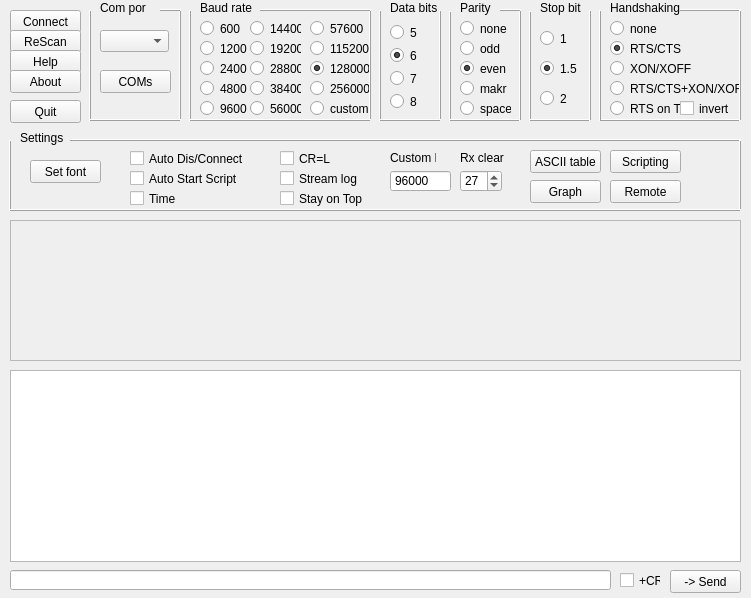
<?xml version="1.0" encoding="UTF-8"?>
<ui version="4.0">
 <class>MainWindow</class>
 <widget class="QMainWindow" name="MainWindow">
  <property name="geometry">
   <rect>
    <x>0</x>
    <y>0</y>
    <width>751</width>
    <height>598</height>
   </rect>
  </property>
  <property name="windowTitle">
   <string>MainWindow</string>
  </property>
  <widget class="QWidget" name="centralWidget">
   <widget class="QRadioButton" name="radioButton">
    <property name="geometry">
     <rect>
      <x>200</x>
      <y>20</y>
      <width>41</width>
      <height>17</height>
     </rect>
    </property>
    <property name="text">
     <string>600</string>
    </property>
    <attribute name="buttonGroup">
     <string notr="true">buttonGroup</string>
    </attribute>
   </widget>
   <widget class="QRadioButton" name="radioButton_2">
    <property name="geometry">
     <rect>
      <x>200</x>
      <y>40</y>
      <width>51</width>
      <height>17</height>
     </rect>
    </property>
    <property name="text">
     <string>1200</string>
    </property>
    <attribute name="buttonGroup">
     <string notr="true">buttonGroup</string>
    </attribute>
   </widget>
   <widget class="QRadioButton" name="radioButton_4">
    <property name="geometry">
     <rect>
      <x>200</x>
      <y>80</y>
      <width>51</width>
      <height>17</height>
     </rect>
    </property>
    <property name="text">
     <string>4800</string>
    </property>
    <attribute name="buttonGroup">
     <string notr="true">buttonGroup</string>
    </attribute>
   </widget>
   <widget class="QRadioButton" name="radioButton_5">
    <property name="geometry">
     <rect>
      <x>200</x>
      <y>100</y>
      <width>51</width>
      <height>17</height>
     </rect>
    </property>
    <property name="text">
     <string>9600</string>
    </property>
    <property name="checked">
     <bool>false</bool>
    </property>
    <attribute name="buttonGroup">
     <string notr="true">buttonGroup</string>
    </attribute>
   </widget>
   <widget class="QRadioButton" name="radioButton_3">
    <property name="geometry">
     <rect>
      <x>200</x>
      <y>60</y>
      <width>51</width>
      <height>17</height>
     </rect>
    </property>
    <property name="text">
     <string>2400</string>
    </property>
    <attribute name="buttonGroup">
     <string notr="true">buttonGroup</string>
    </attribute>
   </widget>
   <widget class="QRadioButton" name="radioButton_8">
    <property name="geometry">
     <rect>
      <x>250</x>
      <y>60</y>
      <width>51</width>
      <height>17</height>
     </rect>
    </property>
    <property name="text">
     <string>28800</string>
    </property>
    <attribute name="buttonGroup">
     <string notr="true">buttonGroup</string>
    </attribute>
   </widget>
   <widget class="QRadioButton" name="radioButton_6">
    <property name="geometry">
     <rect>
      <x>250</x>
      <y>20</y>
      <width>51</width>
      <height>17</height>
     </rect>
    </property>
    <property name="text">
     <string>14400</string>
    </property>
    <attribute name="buttonGroup">
     <string notr="true">buttonGroup</string>
    </attribute>
   </widget>
   <widget class="QRadioButton" name="radioButton_9">
    <property name="geometry">
     <rect>
      <x>250</x>
      <y>80</y>
      <width>51</width>
      <height>17</height>
     </rect>
    </property>
    <property name="text">
     <string>38400</string>
    </property>
    <attribute name="buttonGroup">
     <string notr="true">buttonGroup</string>
    </attribute>
   </widget>
   <widget class="QRadioButton" name="radioButton_10">
    <property name="geometry">
     <rect>
      <x>250</x>
      <y>100</y>
      <width>51</width>
      <height>17</height>
     </rect>
    </property>
    <property name="focusPolicy">
     <enum>Qt::StrongFocus</enum>
    </property>
    <property name="text">
     <string>56000</string>
    </property>
    <attribute name="buttonGroup">
     <string notr="true">buttonGroup</string>
    </attribute>
   </widget>
   <widget class="QRadioButton" name="radioButton_7">
    <property name="geometry">
     <rect>
      <x>250</x>
      <y>40</y>
      <width>51</width>
      <height>17</height>
     </rect>
    </property>
    <property name="text">
     <string>19200</string>
    </property>
    <attribute name="buttonGroup">
     <string notr="true">buttonGroup</string>
    </attribute>
   </widget>
   <widget class="QRadioButton" name="radioButton_11">
    <property name="geometry">
     <rect>
      <x>310</x>
      <y>20</y>
      <width>61</width>
      <height>17</height>
     </rect>
    </property>
    <property name="text">
     <string>57600</string>
    </property>
    <attribute name="buttonGroup">
     <string notr="true">buttonGroup</string>
    </attribute>
   </widget>
   <widget class="QRadioButton" name="radioButton_15">
    <property name="geometry">
     <rect>
      <x>310</x>
      <y>100</y>
      <width>61</width>
      <height>17</height>
     </rect>
    </property>
    <property name="text">
     <string>custom</string>
    </property>
    <property name="checked">
     <bool>false</bool>
    </property>
    <attribute name="buttonGroup">
     <string notr="true">buttonGroup</string>
    </attribute>
   </widget>
   <widget class="QRadioButton" name="radioButton_12">
    <property name="geometry">
     <rect>
      <x>310</x>
      <y>40</y>
      <width>61</width>
      <height>17</height>
     </rect>
    </property>
    <property name="text">
     <string>115200</string>
    </property>
    <attribute name="buttonGroup">
     <string notr="true">buttonGroup</string>
    </attribute>
   </widget>
   <widget class="QRadioButton" name="radioButton_14">
    <property name="geometry">
     <rect>
      <x>310</x>
      <y>80</y>
      <width>61</width>
      <height>17</height>
     </rect>
    </property>
    <property name="text">
     <string>256000</string>
    </property>
    <attribute name="buttonGroup">
     <string notr="true">buttonGroup</string>
    </attribute>
   </widget>
   <widget class="QRadioButton" name="radioButton_13">
    <property name="geometry">
     <rect>
      <x>310</x>
      <y>60</y>
      <width>61</width>
      <height>17</height>
     </rect>
    </property>
    <property name="text">
     <string>128000</string>
    </property>
    <property name="checked">
     <bool>true</bool>
    </property>
    <attribute name="buttonGroup">
     <string notr="true">buttonGroup</string>
    </attribute>
   </widget>
   <widget class="QRadioButton" name="radioButton_16">
    <property name="geometry">
     <rect>
      <x>390</x>
      <y>24</y>
      <width>31</width>
      <height>17</height>
     </rect>
    </property>
    <property name="text">
     <string>5</string>
    </property>
    <attribute name="buttonGroup">
     <string notr="true">buttonGroup_2</string>
    </attribute>
   </widget>
   <widget class="QRadioButton" name="radioButton_17">
    <property name="geometry">
     <rect>
      <x>390</x>
      <y>47</y>
      <width>31</width>
      <height>17</height>
     </rect>
    </property>
    <property name="text">
     <string>6</string>
    </property>
    <property name="checked">
     <bool>true</bool>
    </property>
    <attribute name="buttonGroup">
     <string notr="true">buttonGroup_2</string>
    </attribute>
   </widget>
   <widget class="QRadioButton" name="radioButton_19">
    <property name="geometry">
     <rect>
      <x>390</x>
      <y>93</y>
      <width>31</width>
      <height>17</height>
     </rect>
    </property>
    <property name="text">
     <string>8</string>
    </property>
    <attribute name="buttonGroup">
     <string notr="true">buttonGroup_2</string>
    </attribute>
   </widget>
   <widget class="QRadioButton" name="radioButton_18">
    <property name="geometry">
     <rect>
      <x>390</x>
      <y>70</y>
      <width>31</width>
      <height>17</height>
     </rect>
    </property>
    <property name="text">
     <string>7</string>
    </property>
    <attribute name="buttonGroup">
     <string notr="true">buttonGroup_2</string>
    </attribute>
   </widget>
   <widget class="QPushButton" name="pushButton">
    <property name="geometry">
     <rect>
      <x>10</x>
      <y>10</y>
      <width>71</width>
      <height>23</height>
     </rect>
    </property>
    <property name="text">
     <string>Connect</string>
    </property>
   </widget>
   <widget class="QPushButton" name="pushButton_2">
    <property name="geometry">
     <rect>
      <x>10</x>
      <y>30</y>
      <width>71</width>
      <height>23</height>
     </rect>
    </property>
    <property name="text">
     <string>ReScan</string>
    </property>
   </widget>
   <widget class="QPushButton" name="pushButton_3">
    <property name="geometry">
     <rect>
      <x>10</x>
      <y>50</y>
      <width>71</width>
      <height>23</height>
     </rect>
    </property>
    <property name="text">
     <string>Help</string>
    </property>
   </widget>
   <widget class="QPushButton" name="pushButton_4">
    <property name="geometry">
     <rect>
      <x>10</x>
      <y>70</y>
      <width>71</width>
      <height>23</height>
     </rect>
    </property>
    <property name="text">
     <string>About</string>
    </property>
   </widget>
   <widget class="QPushButton" name="pushButton_5">
    <property name="geometry">
     <rect>
      <x>10</x>
      <y>100</y>
      <width>71</width>
      <height>23</height>
     </rect>
    </property>
    <property name="text">
     <string>Quit</string>
    </property>
   </widget>
   <widget class="QPushButton" name="pushButton_6">
    <property name="geometry">
     <rect>
      <x>100</x>
      <y>70</y>
      <width>71</width>
      <height>23</height>
     </rect>
    </property>
    <property name="text">
     <string>COMs</string>
    </property>
   </widget>
   <widget class="QComboBox" name="comboBox">
    <property name="geometry">
     <rect>
      <x>100</x>
      <y>30</y>
      <width>69</width>
      <height>22</height>
     </rect>
    </property>
   </widget>
   <widget class="Line" name="line">
    <property name="geometry">
     <rect>
      <x>80</x>
      <y>10</y>
      <width>21</width>
      <height>111</height>
     </rect>
    </property>
    <property name="frameShadow">
     <enum>QFrame::Raised</enum>
    </property>
    <property name="orientation">
     <enum>Qt::Vertical</enum>
    </property>
   </widget>
   <widget class="Line" name="line_2">
    <property name="geometry">
     <rect>
      <x>170</x>
      <y>10</y>
      <width>21</width>
      <height>111</height>
     </rect>
    </property>
    <property name="frameShadow">
     <enum>QFrame::Raised</enum>
    </property>
    <property name="orientation">
     <enum>Qt::Vertical</enum>
    </property>
   </widget>
   <widget class="Line" name="line_3">
    <property name="geometry">
     <rect>
      <x>90</x>
      <y>110</y>
      <width>91</width>
      <height>21</height>
     </rect>
    </property>
    <property name="frameShadow">
     <enum>QFrame::Raised</enum>
    </property>
    <property name="orientation">
     <enum>Qt::Horizontal</enum>
    </property>
   </widget>
   <widget class="Line" name="line_4">
    <property name="geometry">
     <rect>
      <x>160</x>
      <y>0</y>
      <width>21</width>
      <height>21</height>
     </rect>
    </property>
    <property name="frameShadow">
     <enum>QFrame::Raised</enum>
    </property>
    <property name="orientation">
     <enum>Qt::Horizontal</enum>
    </property>
   </widget>
   <widget class="QLabel" name="label">
    <property name="geometry">
     <rect>
      <x>100</x>
      <y>0</y>
      <width>46</width>
      <height>16</height>
     </rect>
    </property>
    <property name="text">
     <string>Com port</string>
    </property>
   </widget>
   <widget class="Line" name="line_6">
    <property name="geometry">
     <rect>
      <x>180</x>
      <y>10</y>
      <width>21</width>
      <height>111</height>
     </rect>
    </property>
    <property name="frameShadow">
     <enum>QFrame::Raised</enum>
    </property>
    <property name="orientation">
     <enum>Qt::Vertical</enum>
    </property>
   </widget>
   <widget class="Line" name="line_7">
    <property name="geometry">
     <rect>
      <x>360</x>
      <y>10</y>
      <width>21</width>
      <height>111</height>
     </rect>
    </property>
    <property name="frameShadow">
     <enum>QFrame::Raised</enum>
    </property>
    <property name="orientation">
     <enum>Qt::Vertical</enum>
    </property>
   </widget>
   <widget class="Line" name="line_8">
    <property name="geometry">
     <rect>
      <x>190</x>
      <y>110</y>
      <width>181</width>
      <height>21</height>
     </rect>
    </property>
    <property name="frameShadow">
     <enum>QFrame::Raised</enum>
    </property>
    <property name="orientation">
     <enum>Qt::Horizontal</enum>
    </property>
   </widget>
   <widget class="Line" name="line_10">
    <property name="geometry">
     <rect>
      <x>260</x>
      <y>0</y>
      <width>111</width>
      <height>21</height>
     </rect>
    </property>
    <property name="frameShadow">
     <enum>QFrame::Raised</enum>
    </property>
    <property name="orientation">
     <enum>Qt::Horizontal</enum>
    </property>
   </widget>
   <widget class="QLabel" name="label_2">
    <property name="geometry">
     <rect>
      <x>200</x>
      <y>0</y>
      <width>61</width>
      <height>16</height>
     </rect>
    </property>
    <property name="text">
     <string>Baud rate</string>
    </property>
   </widget>
   <widget class="Line" name="line_11">
    <property name="geometry">
     <rect>
      <x>370</x>
      <y>10</y>
      <width>21</width>
      <height>111</height>
     </rect>
    </property>
    <property name="frameShadow">
     <enum>QFrame::Raised</enum>
    </property>
    <property name="orientation">
     <enum>Qt::Vertical</enum>
    </property>
   </widget>
   <widget class="Line" name="line_12">
    <property name="geometry">
     <rect>
      <x>430</x>
      <y>10</y>
      <width>21</width>
      <height>111</height>
     </rect>
    </property>
    <property name="frameShadow">
     <enum>QFrame::Raised</enum>
    </property>
    <property name="orientation">
     <enum>Qt::Vertical</enum>
    </property>
   </widget>
   <widget class="Line" name="line_13">
    <property name="geometry">
     <rect>
      <x>380</x>
      <y>110</y>
      <width>61</width>
      <height>21</height>
     </rect>
    </property>
    <property name="frameShadow">
     <enum>QFrame::Raised</enum>
    </property>
    <property name="orientation">
     <enum>Qt::Horizontal</enum>
    </property>
   </widget>
   <widget class="QLabel" name="label_3">
    <property name="geometry">
     <rect>
      <x>390</x>
      <y>0</y>
      <width>51</width>
      <height>16</height>
     </rect>
    </property>
    <property name="text">
     <string>Data bits</string>
    </property>
   </widget>
   <widget class="Line" name="line_15">
    <property name="geometry">
     <rect>
      <x>440</x>
      <y>11</y>
      <width>21</width>
      <height>111</height>
     </rect>
    </property>
    <property name="frameShadow">
     <enum>QFrame::Raised</enum>
    </property>
    <property name="orientation">
     <enum>Qt::Vertical</enum>
    </property>
   </widget>
   <widget class="QRadioButton" name="radioButton_21">
    <property name="geometry">
     <rect>
      <x>460</x>
      <y>40</y>
      <width>51</width>
      <height>17</height>
     </rect>
    </property>
    <property name="text">
     <string>odd</string>
    </property>
    <attribute name="buttonGroup">
     <string notr="true">buttonGroup_3</string>
    </attribute>
   </widget>
   <widget class="QLabel" name="label_4">
    <property name="geometry">
     <rect>
      <x>460</x>
      <y>0</y>
      <width>41</width>
      <height>16</height>
     </rect>
    </property>
    <property name="text">
     <string>Parity</string>
    </property>
   </widget>
   <widget class="QRadioButton" name="radioButton_22">
    <property name="geometry">
     <rect>
      <x>460</x>
      <y>60</y>
      <width>51</width>
      <height>17</height>
     </rect>
    </property>
    <property name="text">
     <string>even</string>
    </property>
    <property name="checked">
     <bool>true</bool>
    </property>
    <attribute name="buttonGroup">
     <string notr="true">buttonGroup_3</string>
    </attribute>
   </widget>
   <widget class="Line" name="line_16">
    <property name="geometry">
     <rect>
      <x>450</x>
      <y>110</y>
      <width>71</width>
      <height>21</height>
     </rect>
    </property>
    <property name="frameShadow">
     <enum>QFrame::Raised</enum>
    </property>
    <property name="orientation">
     <enum>Qt::Horizontal</enum>
    </property>
   </widget>
   <widget class="QRadioButton" name="radioButton_23">
    <property name="geometry">
     <rect>
      <x>460</x>
      <y>80</y>
      <width>51</width>
      <height>17</height>
     </rect>
    </property>
    <property name="text">
     <string>makr</string>
    </property>
    <attribute name="buttonGroup">
     <string notr="true">buttonGroup_3</string>
    </attribute>
   </widget>
   <widget class="Line" name="line_17">
    <property name="geometry">
     <rect>
      <x>510</x>
      <y>10</y>
      <width>21</width>
      <height>111</height>
     </rect>
    </property>
    <property name="frameShadow">
     <enum>QFrame::Raised</enum>
    </property>
    <property name="orientation">
     <enum>Qt::Vertical</enum>
    </property>
   </widget>
   <widget class="QRadioButton" name="radioButton_20">
    <property name="geometry">
     <rect>
      <x>460</x>
      <y>20</y>
      <width>51</width>
      <height>17</height>
     </rect>
    </property>
    <property name="text">
     <string>none</string>
    </property>
    <attribute name="buttonGroup">
     <string notr="true">buttonGroup_3</string>
    </attribute>
   </widget>
   <widget class="QRadioButton" name="radioButton_24">
    <property name="geometry">
     <rect>
      <x>460</x>
      <y>100</y>
      <width>51</width>
      <height>17</height>
     </rect>
    </property>
    <property name="text">
     <string>space</string>
    </property>
    <attribute name="buttonGroup">
     <string notr="true">buttonGroup_3</string>
    </attribute>
   </widget>
   <widget class="Line" name="line_18">
    <property name="geometry">
     <rect>
      <x>500</x>
      <y>0</y>
      <width>21</width>
      <height>21</height>
     </rect>
    </property>
    <property name="frameShadow">
     <enum>QFrame::Raised</enum>
    </property>
    <property name="orientation">
     <enum>Qt::Horizontal</enum>
    </property>
   </widget>
   <widget class="QLabel" name="label_5">
    <property name="geometry">
     <rect>
      <x>540</x>
      <y>0</y>
      <width>41</width>
      <height>16</height>
     </rect>
    </property>
    <property name="text">
     <string>Stop bits</string>
    </property>
   </widget>
   <widget class="QRadioButton" name="radioButton_26">
    <property name="geometry">
     <rect>
      <x>540</x>
      <y>60</y>
      <width>51</width>
      <height>17</height>
     </rect>
    </property>
    <property name="text">
     <string>1.5</string>
    </property>
    <property name="checked">
     <bool>true</bool>
    </property>
    <attribute name="buttonGroup">
     <string notr="true">buttonGroup_4</string>
    </attribute>
   </widget>
   <widget class="Line" name="line_19">
    <property name="geometry">
     <rect>
      <x>520</x>
      <y>11</y>
      <width>21</width>
      <height>111</height>
     </rect>
    </property>
    <property name="frameShadow">
     <enum>QFrame::Raised</enum>
    </property>
    <property name="orientation">
     <enum>Qt::Vertical</enum>
    </property>
   </widget>
   <widget class="QRadioButton" name="radioButton_25">
    <property name="geometry">
     <rect>
      <x>540</x>
      <y>30</y>
      <width>51</width>
      <height>17</height>
     </rect>
    </property>
    <property name="text">
     <string>1</string>
    </property>
    <attribute name="buttonGroup">
     <string notr="true">buttonGroup_4</string>
    </attribute>
   </widget>
   <widget class="Line" name="line_21">
    <property name="geometry">
     <rect>
      <x>530</x>
      <y>110</y>
      <width>61</width>
      <height>21</height>
     </rect>
    </property>
    <property name="frameShadow">
     <enum>QFrame::Raised</enum>
    </property>
    <property name="orientation">
     <enum>Qt::Horizontal</enum>
    </property>
   </widget>
   <widget class="Line" name="line_22">
    <property name="geometry">
     <rect>
      <x>580</x>
      <y>10</y>
      <width>21</width>
      <height>111</height>
     </rect>
    </property>
    <property name="frameShadow">
     <enum>QFrame::Raised</enum>
    </property>
    <property name="orientation">
     <enum>Qt::Vertical</enum>
    </property>
   </widget>
   <widget class="QRadioButton" name="radioButton_27">
    <property name="geometry">
     <rect>
      <x>540</x>
      <y>90</y>
      <width>51</width>
      <height>17</height>
     </rect>
    </property>
    <property name="text">
     <string>2</string>
    </property>
    <attribute name="buttonGroup">
     <string notr="true">buttonGroup_4</string>
    </attribute>
   </widget>
   <widget class="QLabel" name="label_6">
    <property name="geometry">
     <rect>
      <x>610</x>
      <y>0</y>
      <width>81</width>
      <height>16</height>
     </rect>
    </property>
    <property name="text">
     <string>Handshaking</string>
    </property>
   </widget>
   <widget class="QRadioButton" name="radioButton_30">
    <property name="geometry">
     <rect>
      <x>610</x>
      <y>60</y>
      <width>81</width>
      <height>17</height>
     </rect>
    </property>
    <property name="text">
     <string>XON/XOFF</string>
    </property>
    <property name="checked">
     <bool>false</bool>
    </property>
    <attribute name="buttonGroup">
     <string notr="true">buttonGroup_5</string>
    </attribute>
   </widget>
   <widget class="QRadioButton" name="radioButton_32">
    <property name="geometry">
     <rect>
      <x>610</x>
      <y>100</y>
      <width>71</width>
      <height>17</height>
     </rect>
    </property>
    <property name="text">
     <string>RTS on TX</string>
    </property>
    <attribute name="buttonGroup">
     <string notr="true">buttonGroup_5</string>
    </attribute>
   </widget>
   <widget class="QRadioButton" name="radioButton_28">
    <property name="geometry">
     <rect>
      <x>610</x>
      <y>20</y>
      <width>51</width>
      <height>17</height>
     </rect>
    </property>
    <property name="text">
     <string>none</string>
    </property>
    <attribute name="buttonGroup">
     <string notr="true">buttonGroup_5</string>
    </attribute>
   </widget>
   <widget class="Line" name="line_20">
    <property name="geometry">
     <rect>
      <x>680</x>
      <y>0</y>
      <width>61</width>
      <height>21</height>
     </rect>
    </property>
    <property name="frameShadow">
     <enum>QFrame::Raised</enum>
    </property>
    <property name="orientation">
     <enum>Qt::Horizontal</enum>
    </property>
   </widget>
   <widget class="Line" name="line_23">
    <property name="geometry">
     <rect>
      <x>600</x>
      <y>110</y>
      <width>141</width>
      <height>21</height>
     </rect>
    </property>
    <property name="frameShadow">
     <enum>QFrame::Raised</enum>
    </property>
    <property name="orientation">
     <enum>Qt::Horizontal</enum>
    </property>
   </widget>
   <widget class="QRadioButton" name="radioButton_31">
    <property name="geometry">
     <rect>
      <x>610</x>
      <y>80</y>
      <width>131</width>
      <height>17</height>
     </rect>
    </property>
    <property name="text">
     <string>RTS/CTS+XON/XOFF</string>
    </property>
    <attribute name="buttonGroup">
     <string notr="true">buttonGroup_5</string>
    </attribute>
   </widget>
   <widget class="QRadioButton" name="radioButton_29">
    <property name="geometry">
     <rect>
      <x>610</x>
      <y>40</y>
      <width>71</width>
      <height>17</height>
     </rect>
    </property>
    <property name="text">
     <string>RTS/CTS</string>
    </property>
    <property name="checked">
     <bool>true</bool>
    </property>
    <attribute name="buttonGroup">
     <string notr="true">buttonGroup_5</string>
    </attribute>
   </widget>
   <widget class="Line" name="line_24">
    <property name="geometry">
     <rect>
      <x>590</x>
      <y>10</y>
      <width>21</width>
      <height>111</height>
     </rect>
    </property>
    <property name="frameShadow">
     <enum>QFrame::Raised</enum>
    </property>
    <property name="orientation">
     <enum>Qt::Vertical</enum>
    </property>
   </widget>
   <widget class="QCheckBox" name="checkBox">
    <property name="geometry">
     <rect>
      <x>680</x>
      <y>100</y>
      <width>51</width>
      <height>17</height>
     </rect>
    </property>
    <property name="text">
     <string>invert</string>
    </property>
   </widget>
   <widget class="Line" name="line_25">
    <property name="geometry">
     <rect>
      <x>730</x>
      <y>10</y>
      <width>21</width>
      <height>111</height>
     </rect>
    </property>
    <property name="frameShadow">
     <enum>QFrame::Raised</enum>
    </property>
    <property name="orientation">
     <enum>Qt::Vertical</enum>
    </property>
   </widget>
   <widget class="Line" name="line_14">
    <property name="geometry">
     <rect>
      <x>70</x>
      <y>130</y>
      <width>671</width>
      <height>21</height>
     </rect>
    </property>
    <property name="frameShadow">
     <enum>QFrame::Raised</enum>
    </property>
    <property name="orientation">
     <enum>Qt::Horizontal</enum>
    </property>
   </widget>
   <widget class="Line" name="line_26">
    <property name="geometry">
     <rect>
      <x>0</x>
      <y>140</y>
      <width>21</width>
      <height>71</height>
     </rect>
    </property>
    <property name="frameShadow">
     <enum>QFrame::Raised</enum>
    </property>
    <property name="orientation">
     <enum>Qt::Vertical</enum>
    </property>
   </widget>
   <widget class="Line" name="line_27">
    <property name="geometry">
     <rect>
      <x>730</x>
      <y>140</y>
      <width>21</width>
      <height>71</height>
     </rect>
    </property>
    <property name="frameShadow">
     <enum>QFrame::Raised</enum>
    </property>
    <property name="orientation">
     <enum>Qt::Vertical</enum>
    </property>
   </widget>
   <widget class="Line" name="line_28">
    <property name="geometry">
     <rect>
      <x>10</x>
      <y>200</y>
      <width>731</width>
      <height>21</height>
     </rect>
    </property>
    <property name="frameShadow">
     <enum>QFrame::Raised</enum>
    </property>
    <property name="orientation">
     <enum>Qt::Horizontal</enum>
    </property>
   </widget>
   <widget class="QLabel" name="label_7">
    <property name="geometry">
     <rect>
      <x>20</x>
      <y>130</y>
      <width>46</width>
      <height>16</height>
     </rect>
    </property>
    <property name="text">
     <string>Settings</string>
    </property>
   </widget>
   <widget class="QPushButton" name="pushButton_7">
    <property name="geometry">
     <rect>
      <x>30</x>
      <y>160</y>
      <width>71</width>
      <height>23</height>
     </rect>
    </property>
    <property name="text">
     <string>Set font</string>
    </property>
   </widget>
   <widget class="QCheckBox" name="checkBox_2">
    <property name="geometry">
     <rect>
      <x>130</x>
      <y>150</y>
      <width>121</width>
      <height>17</height>
     </rect>
    </property>
    <property name="text">
     <string>Auto Dis/Connect</string>
    </property>
   </widget>
   <widget class="QCheckBox" name="checkBox_3">
    <property name="geometry">
     <rect>
      <x>130</x>
      <y>170</y>
      <width>121</width>
      <height>17</height>
     </rect>
    </property>
    <property name="text">
     <string>Auto Start Script</string>
    </property>
   </widget>
   <widget class="QCheckBox" name="checkBox_4">
    <property name="geometry">
     <rect>
      <x>130</x>
      <y>190</y>
      <width>51</width>
      <height>17</height>
     </rect>
    </property>
    <property name="text">
     <string>Time</string>
    </property>
   </widget>
   <widget class="QCheckBox" name="checkBox_5">
    <property name="geometry">
     <rect>
      <x>280</x>
      <y>150</y>
      <width>51</width>
      <height>17</height>
     </rect>
    </property>
    <property name="text">
     <string>CR=LF</string>
    </property>
   </widget>
   <widget class="QCheckBox" name="checkBox_6">
    <property name="geometry">
     <rect>
      <x>280</x>
      <y>170</y>
      <width>81</width>
      <height>17</height>
     </rect>
    </property>
    <property name="text">
     <string>Stream log</string>
    </property>
   </widget>
   <widget class="QCheckBox" name="checkBox_7">
    <property name="geometry">
     <rect>
      <x>280</x>
      <y>190</y>
      <width>91</width>
      <height>17</height>
     </rect>
    </property>
    <property name="text">
     <string>Stay on Top</string>
    </property>
   </widget>
   <widget class="QPushButton" name="pushButton_8">
    <property name="geometry">
     <rect>
      <x>530</x>
      <y>150</y>
      <width>71</width>
      <height>23</height>
     </rect>
    </property>
    <property name="text">
     <string>ASCII table</string>
    </property>
   </widget>
   <widget class="QPushButton" name="pushButton_9">
    <property name="geometry">
     <rect>
      <x>530</x>
      <y>180</y>
      <width>71</width>
      <height>23</height>
     </rect>
    </property>
    <property name="text">
     <string>Graph</string>
    </property>
   </widget>
   <widget class="QPushButton" name="pushButton_10">
    <property name="geometry">
     <rect>
      <x>610</x>
      <y>150</y>
      <width>71</width>
      <height>23</height>
     </rect>
    </property>
    <property name="text">
     <string>Scripting</string>
    </property>
   </widget>
   <widget class="QPushButton" name="pushButton_11">
    <property name="geometry">
     <rect>
      <x>610</x>
      <y>180</y>
      <width>71</width>
      <height>23</height>
     </rect>
    </property>
    <property name="text">
     <string>Remote</string>
    </property>
   </widget>
   <widget class="QLabel" name="label_8">
    <property name="geometry">
     <rect>
      <x>390</x>
      <y>150</y>
      <width>46</width>
      <height>16</height>
     </rect>
    </property>
    <property name="text">
     <string>Custom BR</string>
    </property>
   </widget>
   <widget class="QLabel" name="label_9">
    <property name="geometry">
     <rect>
      <x>460</x>
      <y>150</y>
      <width>46</width>
      <height>16</height>
     </rect>
    </property>
    <property name="text">
     <string>Rx clear</string>
    </property>
   </widget>
   <widget class="QSpinBox" name="spinBox">
    <property name="geometry">
     <rect>
      <x>390</x>
      <y>170</y>
      <width>61</width>
      <height>22</height>
     </rect>
    </property>
    <property name="wrapping">
     <bool>false</bool>
    </property>
    <property name="frame">
     <bool>true</bool>
    </property>
    <property name="readOnly">
     <bool>false</bool>
    </property>
    <property name="buttonSymbols">
     <enum>QAbstractSpinBox::NoButtons</enum>
    </property>
    <property name="accelerated">
     <bool>false</bool>
    </property>
    <property name="keyboardTracking">
     <bool>true</bool>
    </property>
    <property name="maximum">
     <number>1500000</number>
    </property>
    <property name="value">
     <number>96000</number>
    </property>
   </widget>
   <widget class="QTextEdit" name="textEdit">
    <property name="enabled">
     <bool>false</bool>
    </property>
    <property name="geometry">
     <rect>
      <x>10</x>
      <y>220</y>
      <width>731</width>
      <height>141</height>
     </rect>
    </property>
   </widget>
   <widget class="QLineEdit" name="lineEdit_2">
    <property name="geometry">
     <rect>
      <x>10</x>
      <y>570</y>
      <width>601</width>
      <height>20</height>
     </rect>
    </property>
   </widget>
   <widget class="QCheckBox" name="checkBox_8">
    <property name="geometry">
     <rect>
      <x>620</x>
      <y>570</y>
      <width>41</width>
      <height>21</height>
     </rect>
    </property>
    <property name="text">
     <string>+CR</string>
    </property>
   </widget>
   <widget class="QPushButton" name="pushButton_12">
    <property name="geometry">
     <rect>
      <x>670</x>
      <y>570</y>
      <width>71</width>
      <height>23</height>
     </rect>
    </property>
    <property name="text">
     <string>-&gt; Send</string>
    </property>
   </widget>
   <widget class="QGraphicsView" name="graphicsView">
    <property name="geometry">
     <rect>
      <x>10</x>
      <y>370</y>
      <width>731</width>
      <height>192</height>
     </rect>
    </property>
   </widget>
   <widget class="QSpinBox" name="spinBox_2">
    <property name="geometry">
     <rect>
      <x>460</x>
      <y>170</y>
      <width>42</width>
      <height>22</height>
     </rect>
    </property>
    <property name="wrapping">
     <bool>false</bool>
    </property>
    <property name="frame">
     <bool>true</bool>
    </property>
    <property name="readOnly">
     <bool>false</bool>
    </property>
    <property name="buttonSymbols">
     <enum>QAbstractSpinBox::UpDownArrows</enum>
    </property>
    <property name="accelerated">
     <bool>false</bool>
    </property>
    <property name="keyboardTracking">
     <bool>true</bool>
    </property>
    <property name="value">
     <number>27</number>
    </property>
   </widget>
  </widget>
 </widget>
 <layoutdefault spacing="6" margin="11"/>
 <resources/>
 <connections/>
 <buttongroups>
  <buttongroup name="buttonGroup"/>
  <buttongroup name="buttonGroup_2"/>
  <buttongroup name="buttonGroup_3"/>
  <buttongroup name="buttonGroup_4"/>
  <buttongroup name="buttonGroup_5"/>
 </buttongroups>
</ui>
